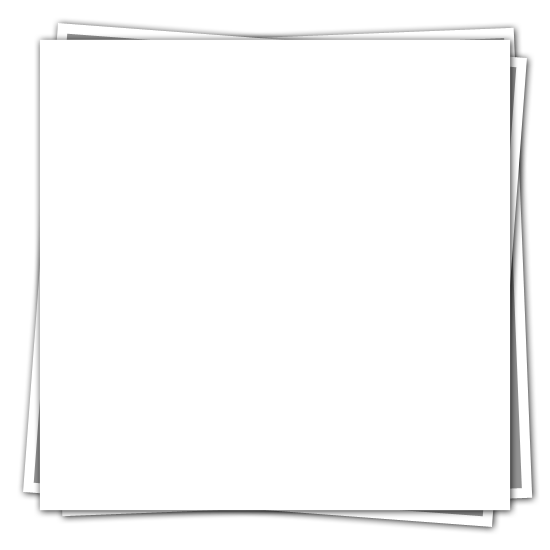
#> input picture images/others/stack_bg.png, 550 x 550 px, found by its file name
$ python test.py ../images/others/stack_bg.png
#> lines starting #> are read from the running program, lines starting #| are printed output that depends on the picture
__author__ = 'heeckhau'

import sys
from PIL import Image
import os

#create gallery image from input

def create_gallery_image(input_image):
#> called with input_image = '../images/others/stack_bg.png'
    background = Image.open("images/others/stack_bg.png")
#> background is the input picture: PIL image 550x550 RGBA; mean R, G, B, A 219.9, 219.9, 219.9, 201
    moz = Image.open(input_image)

    # 50 + 450 + 50

    sq_size = min(moz.size)
#> sq_size = 550
    box_x = (moz.size[0]-sq_size)/2
#> box_x = 0
    box_y = (moz.size[1]-sq_size)/2
#> box_y = 0
    sq_box = (box_x, box_y, box_x + sq_size, box_y + sq_size)
#> sq_box = (0, 0, 550, 550)

    square_moz = moz.crop(sq_box)
    #square_moz.save("tmp1.png")

    resize_moz = square_moz.resize((450,450))
    #resize_moz.save("tmp2.png")

    box = (50, 50, 500, 500)

    background.paste(resize_moz, box)
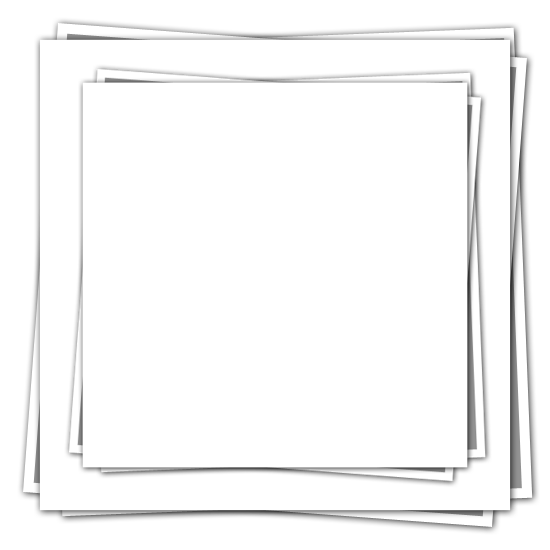
#> background: PIL image 550x550 RGBA; mean R, G, B, A 180.9, 180.9, 180.9, 164.8; transparent parts drawn white

    new_file = os.path.dirname(input_image) + "/gallery.png"
    print(new_file)

    background.resize((sq_size,sq_size)).save(new_file)

if __name__ == "__main__":
    input_image = sys.argv[1]
    if not os.path.isfile(input_image):
        raise "Incorrect input"

    create_gallery_image(input_image)
